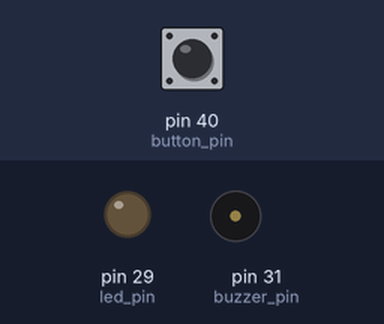
A program run on a simulated Raspberry Pi (header pin numbers). On the bench: output pins drawn as LEDs (lit = HIGH), buzzer (waves = sounding, pin HIGH). The test bench sets the inputs (shaded band); at power-on: pin 40 (button_pin) LOW.

Above: at 1.2 s.
1.3 s: pin 40 (button_pin) pulled HIGH for 0.15 s
At 1.39 s:
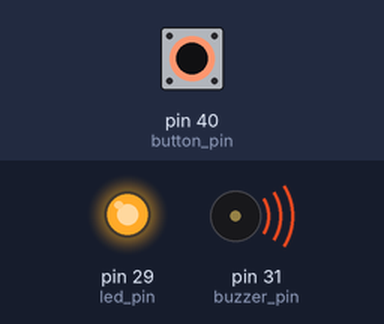
2.9 s: pin 40 (button_pin) pulled HIGH for 3.2 s
At 7.0 s:
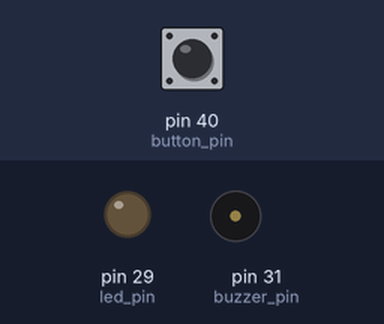
Timing chart, 0 to 8.5 s (numbered marks = the images above; inputs shaded):
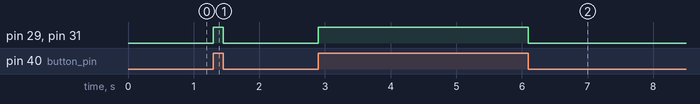

Measured:
- after the input at 1.3 s, pin 29 (led_pin), pin 31 (buzzer_pin): LOW → HIGH at once, → LOW 0.15 s later
- after the input at 2.9 s, pin 29 (led_pin), pin 31 (buzzer_pin): LOW → HIGH at once, → LOW 3.2 s later

The program:

led_button.py
```python
import RPi.GPIO as GPIO

led_pin = 29
button_pin = 40
buzzer_pin = 31

GPIO.setmode(GPIO.BOARD)
GPIO.setup(button_pin, GPIO.IN, pull_up_down=GPIO.PUD_DOWN)
GPIO.setup(led_pin, GPIO.OUT)
GPIO.setup(buzzer_pin, GPIO.OUT)

while True:
	if GPIO.input(button_pin) == GPIO.HIGH:
		GPIO.output(led_pin, True)
		GPIO.output(buzzer_pin, True)
	else:
		GPIO.output(led_pin, False)
		GPIO.output(buzzer_pin, False)
```
